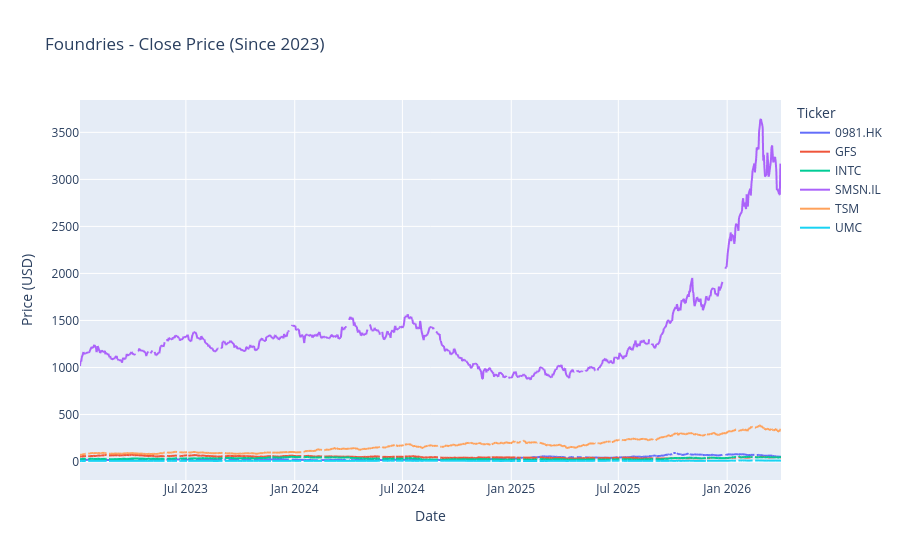
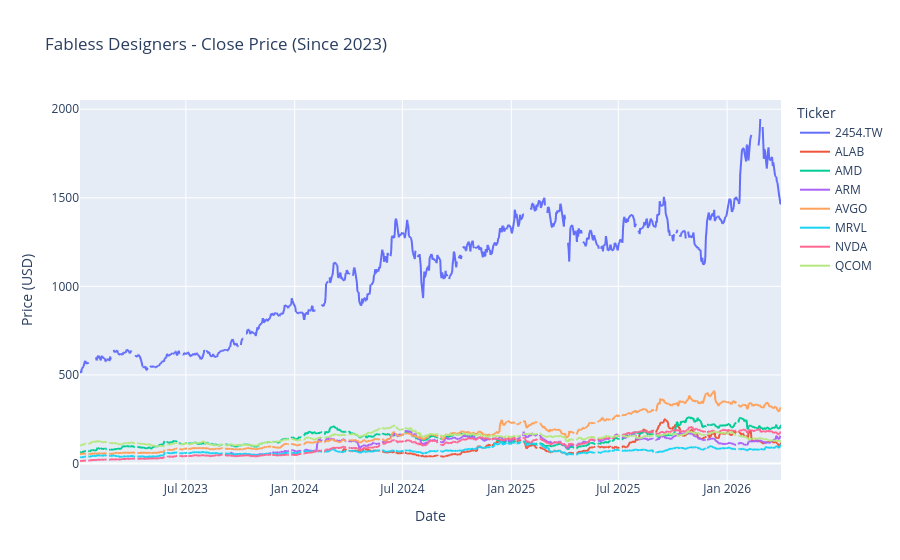
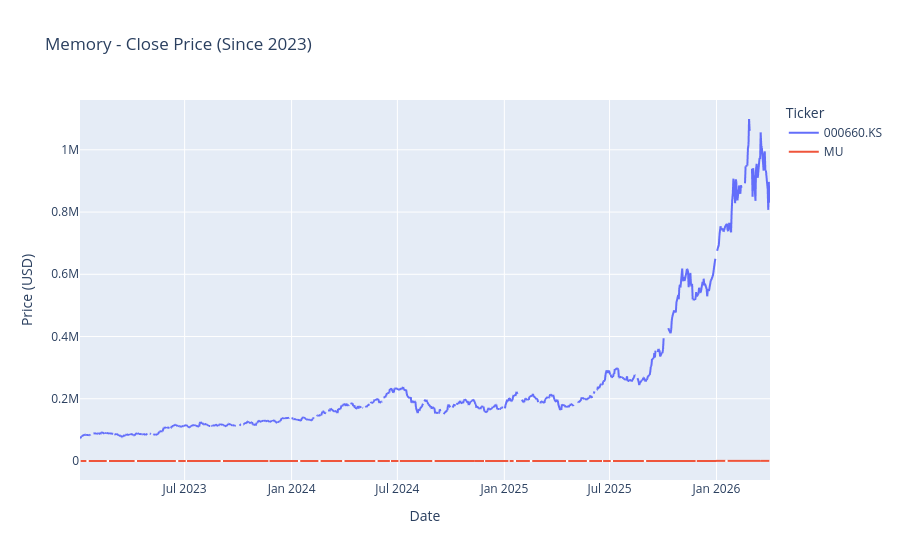
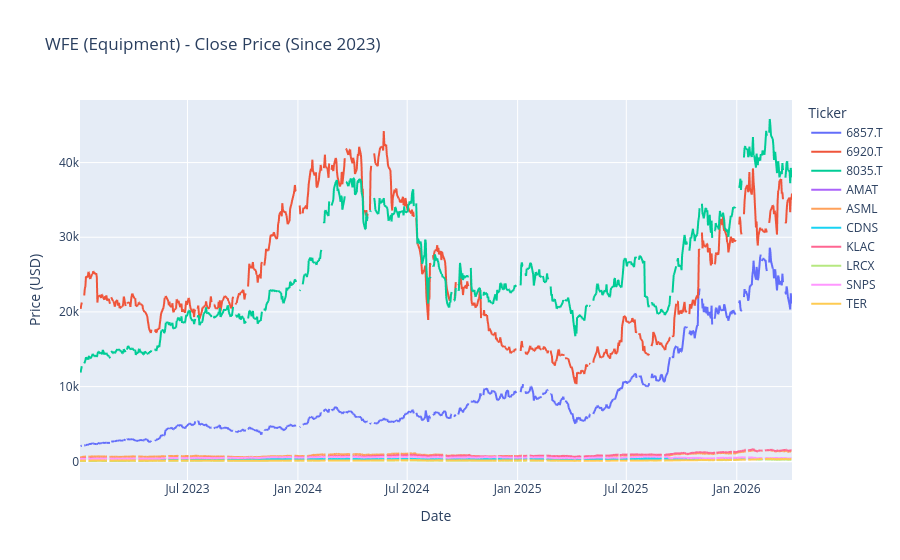

The notebook cell these images were saved under, in order:
### Markdown cell above
# LAYER 1: Returns Correlation

### Code cell
import numpy as np
import pandas as pd
import yfinance as yf
import plotly.express as px
import matplotlib.pyplot as plt

foundries = {
    "TSM": "Taiwan Semiconductor Manufacturing Company Limited",
    "SMSN.IL": "Samsung Electronics Co., Ltd.",
    "INTC": "Intel Corporation",
    "UMC": "United Microelectronics Corporation",
    "GFS": "GlobalFoundries Inc.",
    "0981.HK": "Semiconductor Manufacturing International Corporation",
}

fabless_designers = {
    "NVDA": "NVIDIA Corporation",
    "AMD": "Advanced Micro Devices, Inc.",
    "AVGO": "Broadcom Inc.",
    "ARM": "Arm Holdings plc",
    "QCOM": "QUALCOMM Incorporated",
    "2454.TW": "MediaTek Inc.",
    "MRVL": "Marvell Technology, Inc.",
    "ALAB": "Astera Labs, Inc.",
}

memory = {
    "MU": "Micron Technology, Inc.",
    "000660.KS": "SK Hynix Inc.",
}

wfe = {
    "ASML": "ASML Holding N.V.",
    "AMAT": "Applied Materials, Inc.",
    "LRCX": "Lam Research Corporation",
    "KLAC": "KLA Corporation",
    "8035.T": "Tokyo Electron Limited",
    "6857.T": "Advantest Corporation",
    "TER": "Teradyne, Inc.",
    "6920.T": "Lasertec Corporation",
    "SNPS": "Synopsys, Inc.",
    "CDNS": "Cadence Design Systems, Inc.",
}

osat_packaging = {
    "3711.TW": "ASE Technology Holding Co., Ltd.",
    "AMKR": "Amkor Technology, Inc.",
    "042700.KS": "Hanmi Semiconductor Co., Ltd.",
}

analog_auto_power = {
    "TXN": "Texas Instruments Incorporated",
    "ADI": "Analog Devices, Inc.",
    "NXPI": "NXP Semiconductors N.V.",
    "STNE": "STMicroelectronics N.V.",
    "ON": "ON Semiconductor Corporation",
    "IFX.DE": "Infineon Technologies AG",
    "MCHP": "Microchip Technology Incorporated"
}

# Organize spheres
spheres = {
    "Foundries": foundries,
    "Fabless Designers": fabless_designers,
    "Memory": memory,
    "WFE (Equipment)": wfe,
    "OSAT & Packaging": osat_packaging,
    "Analog/Auto/Power": analog_auto_power,
}

# Download and visualize each sphere
for sphere_name, tickers_dict in spheres.items():
    data = yf.download(list(tickers_dict.keys()), start="2023-01-01", progress=False)['Close']
    
    fig = px.line(data, x=data.index, y=data.columns,
                  title=f'{sphere_name} - Close Price (Since 2023)',
                  labels={'value': 'Close Price (USD)', 'variable': 'Ticker'})
    fig.update_layout(xaxis_title='Date', yaxis_title='Price (USD)')
    fig.show()

### Figure 1 — Plotly figure (JSON) as saved in the notebook; plotly's stock layout.template omitted (floating-point values rounded to 4 significant figures; data arrays with more than 128 entries replaced by an {"elided": "..."} marker saying what was removed)
{"data": [{"hovertemplate": "Ticker=0981.HK<br>Date=%{x}<br>Close Price (USD)=%{y}<extra></extra>", "legendgroup": "0981.HK", "line": {"color": "#636efa", "dash": "solid"}, "marker": {"symbol": "circle"}, "mode": "lines", "name": "0981.HK", "showlegend": true, "type": "scattergl", "x": {"elided": "839 str values"}, "xaxis": "x", "y": {"elided": "839 float values"}, "yaxis": "y"}, {"hovertemplate": "Ticker=GFS<br>Date=%{x}<br>Close Price (USD)=%{y}<extra></extra>", "legendgroup": "GFS", "line": {"color": "#EF553B", "dash": "solid"}, "marker": {"symbol": "circle"}, "mode": "lines", "name": "GFS", "showlegend": true, "type": "scattergl", "x": {"elided": "839 str values"}, "xaxis": "x", "y": {"elided": "839 float values"}, "yaxis": "y"}, {"hovertemplate": "Ticker=INTC<br>Date=%{x}<br>Close Price (USD)=%{y}<extra></extra>", "legendgroup": "INTC", "line": {"color": "#00cc96", "dash": "solid"}, "marker": {"symbol": "circle"}, "mode": "lines", "name": "INTC", "showlegend": true, "type": "scattergl", "x": {"elided": "839 str values"}, "xaxis": "x", "y": {"elided": "839 float values"}, "yaxis": "y"}, {"hovertemplate": "Ticker=SMSN.IL<br>Date=%{x}<br>Close Price (USD)=%{y}<extra></extra>", "legendgroup": "SMSN.IL", "line": {"color": "#ab63fa", "dash": "solid"}, "marker": {"symbol": "circle"}, "mode": "lines", "name": "SMSN.IL", "showlegend": true, "type": "scattergl", "x": {"elided": "839 str values"}, "xaxis": "x", "y": {"elided": "839 float values"}, "yaxis": "y"}, {"hovertemplate": "Ticker=TSM<br>Date=%{x}<br>Close Price (USD)=%{y}<extra></extra>", "legendgroup": "TSM", "line": {"color": "#FFA15A", "dash": "solid"}, "marker": {"symbol": "circle"}, "mode": "lines", "name": "TSM", "showlegend": true, "type": "scattergl", "x": {"elided": "839 str values"}, "xaxis": "x", "y": {"elided": "839 float values"}, "yaxis": "y"}, {"hovertemplate": "Ticker=UMC<br>Date=%{x}<br>Close Price (USD)=%{y}<extra></extra>", "legendgroup": "UMC", "line": {"color": "#19d3f3", "dash": "solid"}, "marker": {"symbol": "circle"}, "mode": "lines", "name": "UMC", "showlegend": true, "type": "scattergl", "x": {"elided": "839 str values"}, "xaxis": "x", "y": {"elided": "839 float values"}, "yaxis": "y"}], "layout": {"legend": {"title": {"text": "Ticker"}, "tracegroupgap": 0}, "title": {"text": "Foundries - Close Price (Since 2023)"}, "xaxis": {"anchor": "y", "domain": [0, 1], "title": {"text": "Date"}}, "yaxis": {"anchor": "x", "domain": [0, 1], "title": {"text": "Price (USD)"}}}}

### Figure 2 — Plotly figure (JSON) as saved in the notebook; plotly's stock layout.template omitted (floating-point values rounded to 4 significant figures; data arrays with more than 128 entries replaced by an {"elided": "..."} marker saying what was removed)
{"data": [{"hovertemplate": "Ticker=2454.TW<br>Date=%{x}<br>Close Price (USD)=%{y}<extra></extra>", "legendgroup": "2454.TW", "line": {"color": "#636efa", "dash": "solid"}, "marker": {"symbol": "circle"}, "mode": "lines", "name": "2454.TW", "showlegend": true, "type": "scattergl", "x": {"elided": "843 str values"}, "xaxis": "x", "y": {"elided": "843 float values"}, "yaxis": "y"}, {"hovertemplate": "Ticker=ALAB<br>Date=%{x}<br>Close Price (USD)=%{y}<extra></extra>", "legendgroup": "ALAB", "line": {"color": "#EF553B", "dash": "solid"}, "marker": {"symbol": "circle"}, "mode": "lines", "name": "ALAB", "showlegend": true, "type": "scattergl", "x": {"elided": "843 str values"}, "xaxis": "x", "y": {"elided": "843 float values"}, "yaxis": "y"}, {"hovertemplate": "Ticker=AMD<br>Date=%{x}<br>Close Price (USD)=%{y}<extra></extra>", "legendgroup": "AMD", "line": {"color": "#00cc96", "dash": "solid"}, "marker": {"symbol": "circle"}, "mode": "lines", "name": "AMD", "showlegend": true, "type": "scattergl", "x": {"elided": "843 str values"}, "xaxis": "x", "y": {"elided": "843 float values"}, "yaxis": "y"}, {"hovertemplate": "Ticker=ARM<br>Date=%{x}<br>Close Price (USD)=%{y}<extra></extra>", "legendgroup": "ARM", "line": {"color": "#ab63fa", "dash": "solid"}, "marker": {"symbol": "circle"}, "mode": "lines", "name": "ARM", "showlegend": true, "type": "scattergl", "x": {"elided": "843 str values"}, "xaxis": "x", "y": {"elided": "843 float values"}, "yaxis": "y"}, {"hovertemplate": "Ticker=AVGO<br>Date=%{x}<br>Close Price (USD)=%{y}<extra></extra>", "legendgroup": "AVGO", "line": {"color": "#FFA15A", "dash": "solid"}, "marker": {"symbol": "circle"}, "mode": "lines", "name": "AVGO", "showlegend": true, "type": "scattergl", "x": {"elided": "843 str values"}, "xaxis": "x", "y": {"elided": "843 float values"}, "yaxis": "y"}, {"hovertemplate": "Ticker=MRVL<br>Date=%{x}<br>Close Price (USD)=%{y}<extra></extra>", "legendgroup": "MRVL", "line": {"color": "#19d3f3", "dash": "solid"}, "marker": {"symbol": "circle"}, "mode": "lines", "name": "MRVL", "showlegend": true, "type": "scattergl", "x": {"elided": "843 str values"}, "xaxis": "x", "y": {"elided": "843 float values"}, "yaxis": "y"}, {"hovertemplate": "Ticker=NVDA<br>Date=%{x}<br>Close Price (USD)=%{y}<extra></extra>", "legendgroup": "NVDA", "line": {"color": "#FF6692", "dash": "solid"}, "marker": {"symbol": "circle"}, "mode": "lines", "name": "NVDA", "showlegend": true, "type": "scattergl", "x": {"elided": "843 str values"}, "xaxis": "x", "y": {"elided": "843 float values"}, "yaxis": "y"}, {"hovertemplate": "Ticker=QCOM<br>Date=%{x}<br>Close Price (USD)=%{y}<extra></extra>", "legendgroup": "QCOM", "line": {"color": "#B6E880", "dash": "solid"}, "marker": {"symbol": "circle"}, "mode": "lines", "name": "QCOM", "showlegend": true, "type": "scattergl", "x": {"elided": "843 str values"}, "xaxis": "x", "y": {"elided": "843 float values"}, "yaxis": "y"}], "layout": {"legend": {"title": {"text": "Ticker"}, "tracegroupgap": 0}, "title": {"text": "Fabless Designers - Close Price (Since 2023)"}, "xaxis": {"anchor": "y", "domain": [0, 1], "title": {"text": "Date"}}, "yaxis": {"anchor": "x", "domain": [0, 1], "title": {"text": "Price (USD)"}}}}

### Figure 3 — Plotly figure (JSON) as saved in the notebook; plotly's stock layout.template omitted (floating-point values rounded to 4 significant figures; data arrays with more than 128 entries replaced by an {"elided": "..."} marker saying what was removed)
{"data": [{"hovertemplate": "Ticker=000660.KS<br>Date=%{x}<br>Close Price (USD)=%{y}<extra></extra>", "legendgroup": "000660.KS", "line": {"color": "#636efa", "dash": "solid"}, "marker": {"symbol": "circle"}, "mode": "lines", "name": "000660.KS", "showlegend": true, "type": "scattergl", "x": {"elided": "842 str values"}, "xaxis": "x", "y": {"elided": "842 float values"}, "yaxis": "y"}, {"hovertemplate": "Ticker=MU<br>Date=%{x}<br>Close Price (USD)=%{y}<extra></extra>", "legendgroup": "MU", "line": {"color": "#EF553B", "dash": "solid"}, "marker": {"symbol": "circle"}, "mode": "lines", "name": "MU", "showlegend": true, "type": "scattergl", "x": {"elided": "842 str values"}, "xaxis": "x", "y": {"elided": "842 float values"}, "yaxis": "y"}], "layout": {"legend": {"title": {"text": "Ticker"}, "tracegroupgap": 0}, "title": {"text": "Memory - Close Price (Since 2023)"}, "xaxis": {"anchor": "y", "domain": [0, 1], "title": {"text": "Date"}}, "yaxis": {"anchor": "x", "domain": [0, 1], "title": {"text": "Price (USD)"}}}}

### Figure 4 — Plotly figure (JSON) as saved in the notebook; plotly's stock layout.template omitted (floating-point values rounded to 4 significant figures; data arrays with more than 128 entries replaced by an {"elided": "..."} marker saying what was removed)
{"data": [{"hovertemplate": "Ticker=6857.T<br>Date=%{x}<br>Close Price (USD)=%{y}<extra></extra>", "legendgroup": "6857.T", "line": {"color": "#636efa", "dash": "solid"}, "marker": {"symbol": "circle"}, "mode": "lines", "name": "6857.T", "showlegend": true, "type": "scattergl", "x": {"elided": "845 str values"}, "xaxis": "x", "y": {"elided": "845 float values"}, "yaxis": "y"}, {"hovertemplate": "Ticker=6920.T<br>Date=%{x}<br>Close Price (USD)=%{y}<extra></extra>", "legendgroup": "6920.T", "line": {"color": "#EF553B", "dash": "solid"}, "marker": {"symbol": "circle"}, "mode": "lines", "name": "6920.T", "showlegend": true, "type": "scattergl", "x": {"elided": "845 str values"}, "xaxis": "x", "y": {"elided": "845 float values"}, "yaxis": "y"}, {"hovertemplate": "Ticker=8035.T<br>Date=%{x}<br>Close Price (USD)=%{y}<extra></extra>", "legendgroup": "8035.T", "line": {"color": "#00cc96", "dash": "solid"}, "marker": {"symbol": "circle"}, "mode": "lines", "name": "8035.T", "showlegend": true, "type": "scattergl", "x": {"elided": "845 str values"}, "xaxis": "x", "y": {"elided": "845 float values"}, "yaxis": "y"}, {"hovertemplate": "Ticker=AMAT<br>Date=%{x}<br>Close Price (USD)=%{y}<extra></extra>", "legendgroup": "AMAT", "line": {"color": "#ab63fa", "dash": "solid"}, "marker": {"symbol": "circle"}, "mode": "lines", "name": "AMAT", "showlegend": true, "type": "scattergl", "x": {"elided": "845 str values"}, "xaxis": "x", "y": {"elided": "845 float values"}, "yaxis": "y"}, {"hovertemplate": "Ticker=ASML<br>Date=%{x}<br>Close Price (USD)=%{y}<extra></extra>", "legendgroup": "ASML", "line": {"color": "#FFA15A", "dash": "solid"}, "marker": {"symbol": "circle"}, "mode": "lines", "name": "ASML", "showlegend": true, "type": "scattergl", "x": {"elided": "845 str values"}, "xaxis": "x", "y": {"elided": "845 float values"}, "yaxis": "y"}, {"hovertemplate": "Ticker=CDNS<br>Date=%{x}<br>Close Price (USD)=%{y}<extra></extra>", "legendgroup": "CDNS", "line": {"color": "#19d3f3", "dash": "solid"}, "marker": {"symbol": "circle"}, "mode": "lines", "name": "CDNS", "showlegend": true, "type": "scattergl", "x": {"elided": "845 str values"}, "xaxis": "x", "y": {"elided": "845 float values"}, "yaxis": "y"}, {"hovertemplate": "Ticker=KLAC<br>Date=%{x}<br>Close Price (USD)=%{y}<extra></extra>", "legendgroup": "KLAC", "line": {"color": "#FF6692", "dash": "solid"}, "marker": {"symbol": "circle"}, "mode": "lines", "name": "KLAC", "showlegend": true, "type": "scattergl", "x": {"elided": "845 str values"}, "xaxis": "x", "y": {"elided": "845 float values"}, "yaxis": "y"}, {"hovertemplate": "Ticker=LRCX<br>Date=%{x}<br>Close Price (USD)=%{y}<extra></extra>", "legendgroup": "LRCX", "line": {"color": "#B6E880", "dash": "solid"}, "marker": {"symbol": "circle"}, "mode": "lines", "name": "LRCX", "showlegend": true, "type": "scattergl", "x": {"elided": "845 str values"}, "xaxis": "x", "y": {"elided": "845 float values"}, "yaxis": "y"}, {"hovertemplate": "Ticker=SNPS<br>Date=%{x}<br>Close Price (USD)=%{y}<extra></extra>", "legendgroup": "SNPS", "line": {"color": "#FF97FF", "dash": "solid"}, "marker": {"symbol": "circle"}, "mode": "lines", "name": "SNPS", "showlegend": true, "type": "scattergl", "x": {"elided": "845 str values"}, "xaxis": "x", "y": {"elided": "845 float values"}, "yaxis": "y"}, {"hovertemplate": "Ticker=TER<br>Date=%{x}<br>Close Price (USD)=%{y}<extra></extra>", "legendgroup": "TER", "line": {"color": "#FECB52", "dash": "solid"}, "marker": {"symbol": "circle"}, "mode": "lines", "name": "TER", "showlegend": true, "type": "scattergl", "x": {"elided": "845 str values"}, "xaxis": "x", "y": {"elided": "845 float values"}, "yaxis": "y"}], "layout": {"legend": {"title": {"text": "Ticker"}, "tracegroupgap": 0}, "title": {"text": "WFE (Equipment) - Close Price (Since 2023)"}, "xaxis": {"anchor": "y", "domain": [0, 1], "title": {"text": "Date"}}, "yaxis": {"anchor": "x", "domain": [0, 1], "title": {"text": "Price (USD)"}}}}
